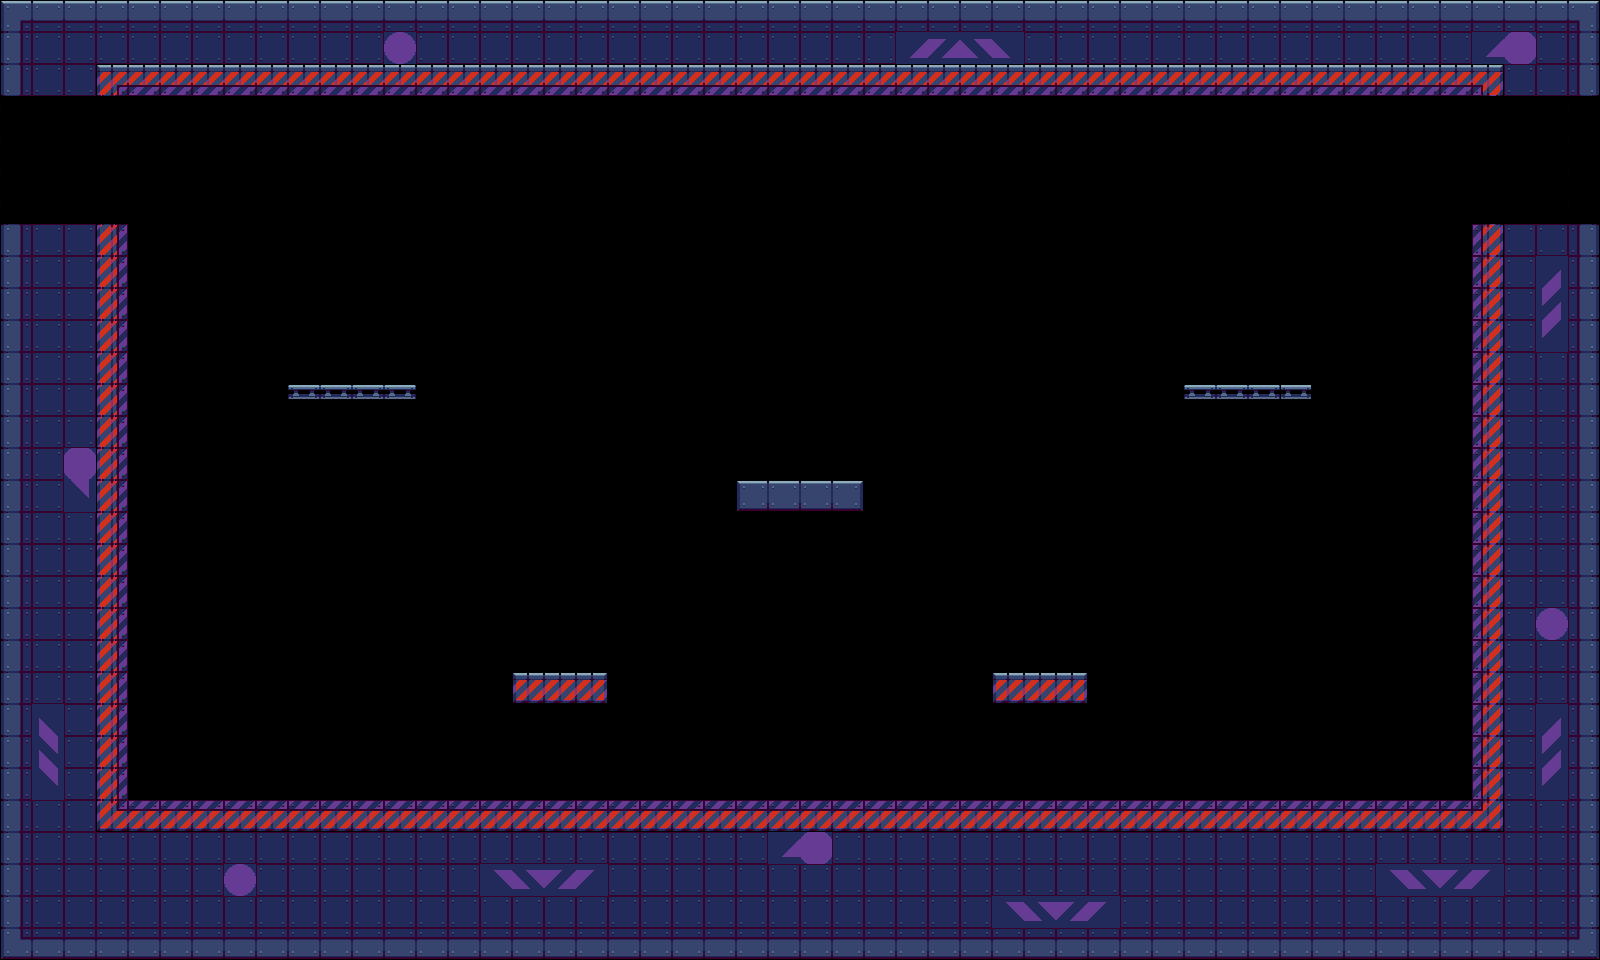

Rendered tile map (Tiled .tmx) drawn with the repository's tilesets; below, a short description and the full map source, tile grids included:
An orthogonal 50x30 tile map with 32x32 px tiles, 1 tile layer (Calque de Tuiles 1), 2 tilesets and 5 objects (gravelion, left, right).

<map version="1.10" tiledversion="1.12.1" orientation="orthogonal" renderorder="right-down" width="50" height="30" tilewidth="32" tileheight="32" infinite="0" nextlayerid="3" nextobjectid="10">
 <tileset firstgid="1" source="industrial_platform.tsx" />
 <tileset firstgid="82" source="../traps.tsx" />
 <layer id="1" name="Calque de Tuiles 1" width="50" height="30">
  <data encoding="csv">
4,5,5,5,5,5,5,5,5,5,5,5,5,5,5,5,5,5,5,5,5,5,5,5,5,5,5,5,5,5,5,5,5,5,5,5,5,5,5,5,5,5,5,5,5,5,5,5,5,6,
13,14,14,14,14,14,14,14,14,14,14,14,37,14,14,14,14,14,14,14,14,14,14,14,14,14,14,1073741838,3221225502,3221225501,1073741853,1073741854,1073741838,14,14,14,14,14,14,14,14,14,14,14,14,14,38,39,14,15,
13,14,14,31,32,32,32,32,32,32,32,32,32,32,32,32,32,32,32,32,32,32,32,32,32,32,32,32,32,32,32,32,32,32,32,32,32,32,32,32,32,32,32,32,32,32,33,14,14,15,
94,0,0,0,0,0,0,0,0,0,0,0,0,0,0,0,0,0,0,0,0,0,0,0,0,0,0,0,0,0,0,0,0,0,0,0,0,0,0,0,0,0,0,0,0,0,0,0,0,94,
94,0,0,0,0,0,0,0,0,0,0,0,0,0,0,0,0,0,0,0,0,0,0,0,0,0,0,0,0,0,0,0,0,0,0,0,0,0,0,0,0,0,0,0,0,0,0,0,0,94,
94,0,0,0,0,0,0,0,0,0,0,0,0,0,0,0,0,0,0,0,0,0,0,0,0,0,0,0,0,0,0,0,0,0,0,0,0,0,0,0,0,0,0,0,0,0,0,0,0,94,
94,0,0,0,0,0,0,0,0,0,0,0,0,0,0,0,0,0,0,0,0,0,0,0,0,0,0,0,0,0,0,0,0,0,0,0,0,0,0,0,0,0,0,0,0,0,0,0,0,94,
13,14,14,40,0,0,0,0,0,0,0,0,0,0,0,0,0,0,0,0,0,0,0,0,0,0,0,0,0,0,0,0,0,0,0,0,0,0,0,0,0,0,0,0,0,0,42,14,2147483662,15,
13,14,14,40,0,0,0,0,0,0,0,0,0,0,0,0,0,0,0,0,0,0,0,0,0,0,0,0,0,0,0,0,0,0,0,0,0,0,0,0,0,0,0,0,0,0,42,14,2147483658,15,
13,14,14,40,0,0,0,0,0,0,0,0,0,0,0,0,0,0,0,0,0,0,0,0,0,0,0,0,0,0,0,0,0,0,0,0,0,0,0,0,0,0,0,0,0,0,42,14,2147483667,15,
13,14,14,40,0,0,0,0,0,0,0,0,0,0,0,0,0,0,0,0,0,0,0,0,0,0,0,0,0,0,0,0,0,0,0,0,0,0,0,0,0,0,0,0,0,0,42,14,2147483676,15,
13,14,14,40,0,0,0,0,0,0,0,0,0,0,0,0,0,0,0,0,0,0,0,0,0,0,0,0,0,0,0,0,0,0,0,0,0,0,0,0,0,0,0,0,0,0,42,14,14,15,
13,14,14,40,0,0,0,0,0,18,18,18,18,0,0,0,0,0,0,0,0,0,0,0,0,0,0,0,0,0,0,0,0,0,0,0,0,18,18,18,27,0,0,0,0,0,42,14,14,15,
13,14,14,40,0,0,0,0,0,0,0,0,0,0,0,0,0,0,0,0,0,0,0,0,0,0,0,0,0,0,0,0,0,0,0,0,0,0,0,0,0,0,0,0,0,0,42,14,14,15,
13,14,1610612775,40,0,0,0,0,0,0,0,0,0,0,0,0,0,0,0,0,0,0,0,0,0,0,0,0,0,0,0,0,0,0,0,0,0,0,0,0,0,0,0,0,0,0,42,14,14,15,
13,14,1610612774,40,0,0,0,0,0,0,0,0,0,0,0,0,0,0,0,0,0,0,0,55,56,56,57,0,0,0,0,0,0,0,0,0,0,0,0,0,0,0,0,0,0,0,42,14,14,15,
13,14,14,40,0,0,0,0,0,0,0,0,0,0,0,0,0,0,0,0,0,0,0,0,0,0,0,0,0,0,0,0,0,0,0,0,0,0,0,0,0,0,0,0,0,0,42,14,14,15,
13,14,14,40,0,0,0,0,0,0,0,0,0,0,0,0,0,0,0,0,0,0,0,0,0,0,0,0,0,0,0,0,0,0,0,0,0,0,0,0,0,0,0,0,0,0,42,14,14,15,
13,14,14,40,0,0,0,0,0,0,0,0,0,0,0,0,0,0,0,0,0,0,0,0,0,0,0,0,0,0,0,0,0,0,0,0,0,0,0,0,0,0,0,0,0,0,42,14,14,15,
13,14,14,40,0,0,0,0,0,0,0,0,0,0,0,0,0,0,0,0,0,0,0,0,0,0,0,0,0,0,0,0,0,0,0,0,0,0,0,0,0,0,0,0,0,0,42,14,37,15,
13,14,14,40,0,0,0,0,0,0,0,0,0,0,0,0,0,0,0,0,0,0,0,0,0,0,0,0,0,0,0,0,0,0,0,0,0,0,0,0,0,0,0,0,0,0,42,14,2147483662,15,
13,14,14,40,0,0,0,0,0,0,0,0,0,0,0,0,58,59,60,0,0,0,0,0,0,0,0,0,0,0,0,58,59,60,0,0,0,0,0,0,0,0,0,0,0,0,42,14,2147483662,15,
13,10,14,40,0,0,0,0,0,0,0,0,0,0,0,0,0,0,0,0,0,0,0,0,0,0,0,0,0,0,0,0,0,0,0,0,0,0,0,0,0,0,0,0,0,0,42,14,2147483658,15,
13,19,14,40,0,0,0,0,0,0,0,0,0,0,0,0,0,0,0,0,0,0,0,0,0,0,0,0,0,0,0,0,0,0,0,0,0,0,0,0,0,0,0,0,0,0,42,14,2147483667,15,
13,28,14,40,0,0,0,0,0,0,0,0,0,0,0,0,0,0,0,0,0,0,0,0,0,0,0,0,0,0,0,0,0,0,0,0,0,0,0,0,0,0,0,0,0,0,42,14,2147483676,15,
13,14,14,49,50,50,50,50,50,50,50,50,50,50,50,50,50,50,50,50,50,50,50,50,50,50,50,50,50,50,50,50,50,50,50,50,50,50,50,50,50,50,50,50,50,50,51,14,14,15,
13,14,14,14,14,14,14,14,14,14,14,14,14,14,14,14,14,14,14,14,14,14,14,14,38,39,14,14,14,14,14,14,14,14,14,14,14,14,14,14,14,14,14,14,14,14,14,14,14,15,
13,14,14,14,14,14,14,37,14,14,14,14,14,14,14,2147483678,2147483677,29,30,14,14,14,14,14,14,14,14,14,14,14,14,14,14,14,14,14,14,14,14,14,14,14,14,2147483678,2147483677,29,30,14,14,15,
13,14,14,14,14,14,14,14,14,14,14,14,14,14,14,14,14,14,14,14,14,14,14,14,14,14,14,14,14,14,14,2147483678,2147483677,29,30,14,14,14,14,14,14,14,14,14,14,14,14,14,14,15,
22,23,23,23,23,23,23,23,23,23,23,23,23,23,23,23,23,23,23,23,23,23,23,23,23,23,23,23,23,23,23,23,23,23,23,23,23,23,23,23,23,23,23,23,23,23,23,23,23,24
</data>
 </layer>
 <objectgroup id="2" name="Calque d'Objets 1">
  <object id="1" x="1551.67" y="95.3335" width="61.9997" height="129.333">
   <properties>
    <property name="obj_type" value="door" />
    <property name="target_map" value="forest/Parcours_2.tmx" />
    <property name="target_spawn" value="top" />
   </properties>
   <capsule />
  </object>
  <object id="2" x="-9.66652" y="94.0002" width="61.9997" height="129.333">
   <properties>
    <property name="obj_type" value="door" />
    <property name="target_map" value="hollow_earth/hollow_earth.tmx" />
    <property name="target_spawn" value="right" />
   </properties>
   <capsule />
  </object>
  <object id="5" name="gravelion" x="778.667" y="337.333" width="60" height="98.6667">
   <properties>
    <property name="obj_type" value="boss" />
   </properties>
  </object>
  <object id="7" name="left" x="96.6666" y="190.667" width="30.6667" height="29.3333">
   <properties>
    <property name="obj_type" value="spawnpoint" />
   </properties>
   <ellipse />
  </object>
  <object id="8" name="right" x="1474" y="190.667" width="30.6667" height="29.3333">
   <properties>
    <property name="obj_type" value="spawnpoint" />
   </properties>
   <ellipse />
  </object>
 </objectgroup>
</map>
